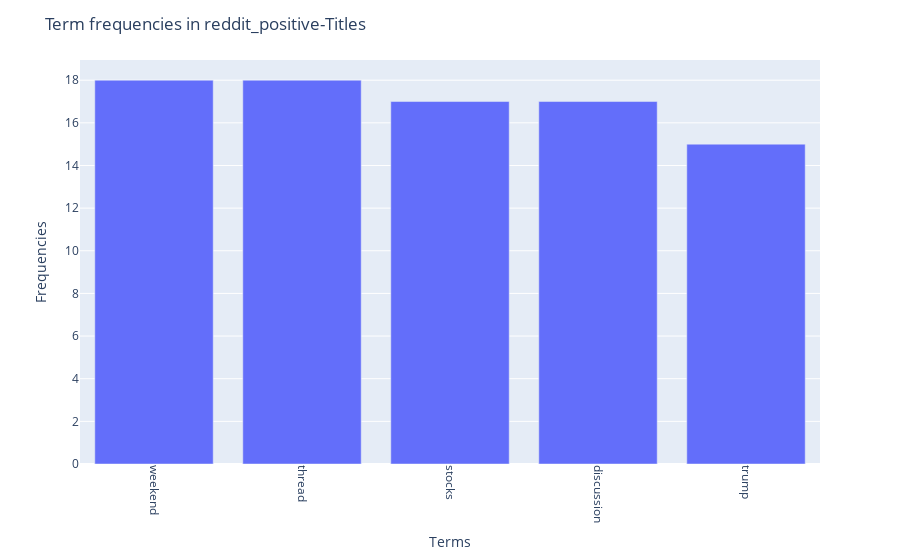
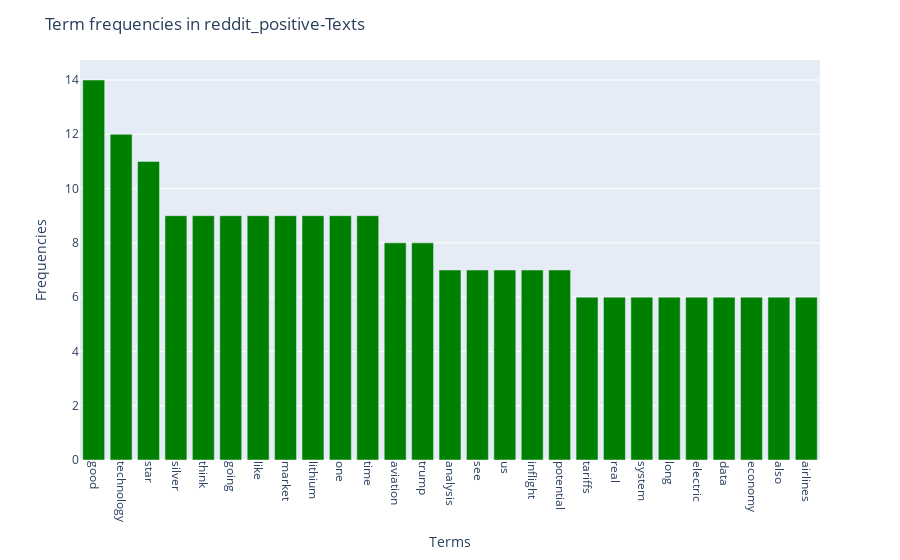

The cell these charts' notebook holds for them, in order:
### Code cell
get_freq_plt(reddit_positive, 'Term frequencies in reddit_positive')

### Figure 1 — Plotly figure (JSON) as saved in the notebook; plotly's stock layout.template omitted (floating-point values rounded to 4 significant figures)
{"data": [{"hovertemplate": "x=%{x}<br>y=%{y}<extra></extra>", "legendgroup": "", "marker": {"color": "#636efa", "pattern": {"shape": ""}}, "name": "", "orientation": "v", "showlegend": false, "textposition": "auto", "type": "bar", "x": ["weekend", "thread", "stocks", "discussion", "trump"], "xaxis": "x", "y": [18, 18, 17, 17, 15], "yaxis": "y"}], "layout": {"barmode": "relative", "legend": {"tracegroupgap": 0}, "margin": {"t": 60}, "title": {"text": "Term frequencies in reddit_positive-Titles"}, "xaxis": {"anchor": "y", "domain": [0, 1], "tickangle": 90, "title": {"text": "Terms"}}, "yaxis": {"anchor": "x", "domain": [0, 1], "title": {"text": "Frequencies"}}}}

### Figure 2 — Plotly figure (JSON) as saved in the notebook; plotly's stock layout.template omitted (floating-point values rounded to 4 significant figures)
{"data": [{"hovertemplate": "x=%{x}<br>y=%{y}<extra></extra>", "legendgroup": "", "marker": {"color": "green", "pattern": {"shape": ""}}, "name": "", "orientation": "v", "showlegend": false, "textposition": "auto", "type": "bar", "x": ["good", "technology", "star", "silver", "think", "going", "like", "market", "lithium", "one", "time", "aviation", "trump", "analysis", "see", "us", "inflight", "potential", "tariffs", "real", "system", "long", "electric", "data", "economy", "also", "airlines"], "xaxis": "x", "y": [14, 12, 11, 9, 9, 9, 9, 9, 9, 9, 9, 8, 8, 7, 7, 7, 7, 7, 6, 6, 6, 6, 6, 6, 6, 6, 6], "yaxis": "y"}], "layout": {"barmode": "relative", "legend": {"tracegroupgap": 0}, "margin": {"t": 60}, "title": {"text": "Term frequencies in reddit_positive-Texts"}, "xaxis": {"anchor": "y", "domain": [0, 1], "tickangle": 90, "title": {"text": "Terms"}}, "yaxis": {"anchor": "x", "domain": [0, 1], "title": {"text": "Frequencies"}}}}
